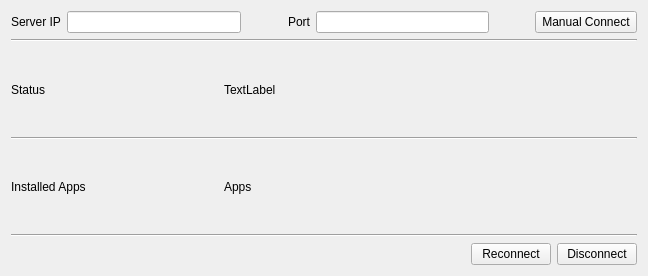
<?xml version="1.0" encoding="UTF-8"?>
<ui version="4.0">
 <class>Form</class>
 <widget class="QWidget" name="Form">
  <property name="geometry">
   <rect>
    <x>0</x>
    <y>0</y>
    <width>648</width>
    <height>276</height>
   </rect>
  </property>
  <property name="windowTitle">
   <string>Form</string>
  </property>
  <layout class="QGridLayout" name="gridLayout">
   <item row="0" column="0">
    <layout class="QHBoxLayout" name="horizontalLayout_2" stretch="0,0,0,0,0,0,0">
     <item>
      <widget class="QLabel" name="label">
       <property name="maximumSize">
        <size>
         <width>16777215</width>
         <height>16777215</height>
        </size>
       </property>
       <property name="text">
        <string>Server IP</string>
       </property>
       <property name="alignment">
        <set>Qt::AlignLeading|Qt::AlignLeft|Qt::AlignVCenter</set>
       </property>
      </widget>
     </item>
     <item>
      <widget class="QLineEdit" name="ip_edit">
       <property name="minimumSize">
        <size>
         <width>150</width>
         <height>0</height>
        </size>
       </property>
       <property name="maximumSize">
        <size>
         <width>16777215</width>
         <height>16777215</height>
        </size>
       </property>
      </widget>
     </item>
     <item>
      <spacer name="horizontalSpacer_2">
       <property name="orientation">
        <enum>Qt::Horizontal</enum>
       </property>
       <property name="sizeType">
        <enum>QSizePolicy::Fixed</enum>
       </property>
       <property name="sizeHint" stdset="0">
        <size>
         <width>40</width>
         <height>20</height>
        </size>
       </property>
      </spacer>
     </item>
     <item>
      <widget class="QLabel" name="label_2">
       <property name="maximumSize">
        <size>
         <width>40</width>
         <height>16777215</height>
        </size>
       </property>
       <property name="text">
        <string>Port</string>
       </property>
       <property name="alignment">
        <set>Qt::AlignRight|Qt::AlignTrailing|Qt::AlignVCenter</set>
       </property>
      </widget>
     </item>
     <item>
      <widget class="QLineEdit" name="port_edit">
       <property name="minimumSize">
        <size>
         <width>60</width>
         <height>0</height>
        </size>
       </property>
       <property name="maximumSize">
        <size>
         <width>16777215</width>
         <height>16777215</height>
        </size>
       </property>
       <property name="baseSize">
        <size>
         <width>0</width>
         <height>0</height>
        </size>
       </property>
      </widget>
     </item>
     <item>
      <spacer name="horizontalSpacer_3">
       <property name="orientation">
        <enum>Qt::Horizontal</enum>
       </property>
       <property name="sizeType">
        <enum>QSizePolicy::Fixed</enum>
       </property>
       <property name="sizeHint" stdset="0">
        <size>
         <width>40</width>
         <height>20</height>
        </size>
       </property>
      </spacer>
     </item>
     <item>
      <widget class="QPushButton" name="manual_button">
       <property name="text">
        <string> Manual Connect </string>
       </property>
      </widget>
     </item>
    </layout>
   </item>
   <item row="1" column="0">
    <widget class="Line" name="line">
     <property name="orientation">
      <enum>Qt::Horizontal</enum>
     </property>
    </widget>
   </item>
   <item row="3" column="0">
    <widget class="Line" name="line_3">
     <property name="orientation">
      <enum>Qt::Horizontal</enum>
     </property>
    </widget>
   </item>
   <item row="6" column="0">
    <layout class="QHBoxLayout" name="horizontalLayout_6">
     <item>
      <spacer name="horizontalSpacer">
       <property name="orientation">
        <enum>Qt::Horizontal</enum>
       </property>
       <property name="sizeHint" stdset="0">
        <size>
         <width>40</width>
         <height>20</height>
        </size>
       </property>
      </spacer>
     </item>
     <item>
      <widget class="QPushButton" name="reconnect_button">
       <property name="text">
        <string>Reconnect</string>
       </property>
      </widget>
     </item>
     <item>
      <widget class="QPushButton" name="disconnect_button">
       <property name="text">
        <string>Disconnect</string>
       </property>
      </widget>
     </item>
    </layout>
   </item>
   <item row="4" column="0">
    <layout class="QHBoxLayout" name="horizontalLayout" stretch="1,2">
     <item>
      <widget class="QLabel" name="label_6">
       <property name="text">
        <string>Installed Apps</string>
       </property>
      </widget>
     </item>
     <item>
      <widget class="QLabel" name="apps_label">
       <property name="text">
        <string>Apps</string>
       </property>
      </widget>
     </item>
    </layout>
   </item>
   <item row="5" column="0">
    <widget class="Line" name="line_4">
     <property name="orientation">
      <enum>Qt::Horizontal</enum>
     </property>
    </widget>
   </item>
   <item row="2" column="0">
    <layout class="QHBoxLayout" name="horizontalLayout_3" stretch="1,2">
     <item>
      <widget class="QLabel" name="label_3">
       <property name="text">
        <string>Status</string>
       </property>
      </widget>
     </item>
     <item>
      <widget class="QLabel" name="status_label">
       <property name="text">
        <string>TextLabel</string>
       </property>
      </widget>
     </item>
    </layout>
   </item>
  </layout>
 </widget>
 <resources/>
 <connections/>
</ui>
